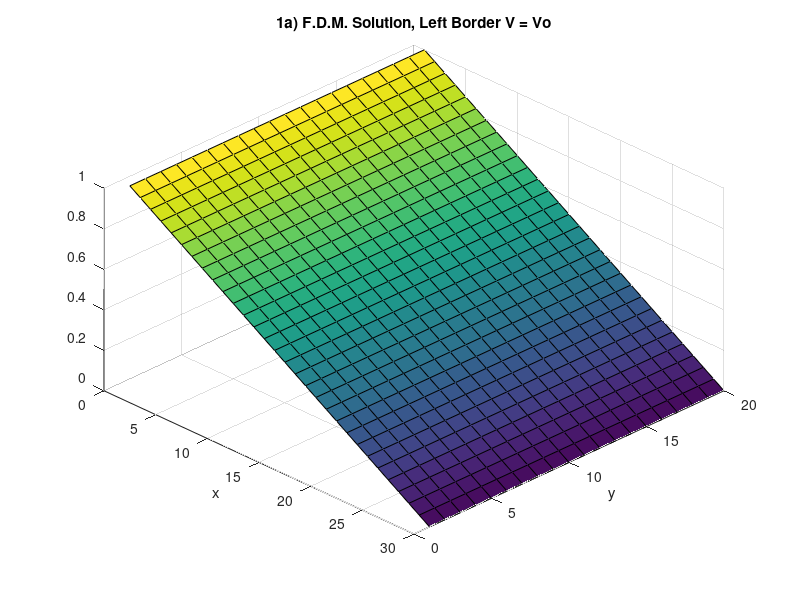
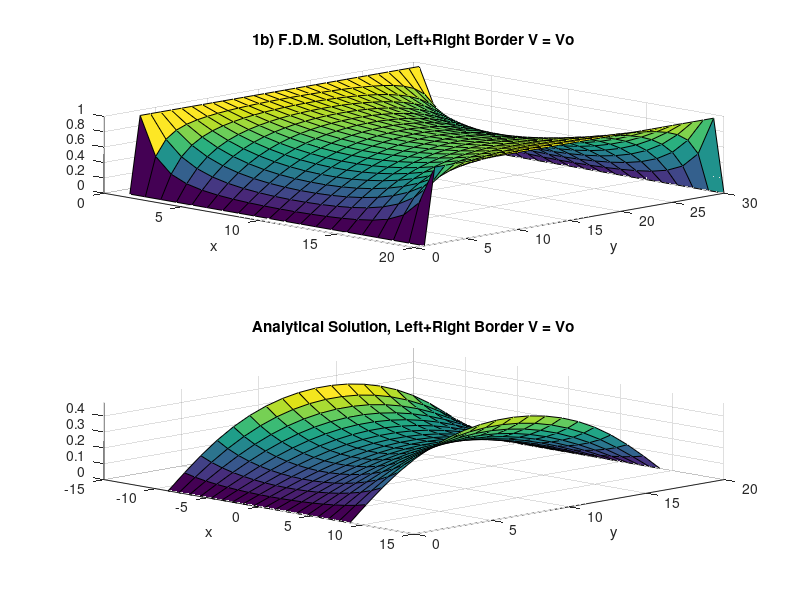

Source code (MATLAB) for these figures, in order:
%% Assignment 2 Finite Difference Method
% Part 2

clear all;
close all;
set(0,'DefaultFigureWindowStyle','docked');

%%
% set the size of the region being used

L = 3;
W = 2;

% Set Vo arbitrarily to 1
Vo = 1;

% Set the spacing for the mesh and the number of nodes total based on
% region size
dx = 0.1;
dy = 0.1;
nx = L/dx;
ny = W/dy;

%%
% Using the finite difference method, a matrix G is used where GV = F
% V represetnts the voltage at discretized points within thje selescted
% region.
% F represents a matrix that forces the boundary conditions.
% G represents the voltage at each point relative to the points surrounding
% it.
% 


% The G matrix is formed using the number of points calculated above
G = zeros(nx*ny,nx*ny);
Gb = zeros(nx*ny,nx*ny);

% Now we generate the F matrix
F = zeros(nx*ny,1);
Fb = zeros(nx*ny,1);

for i=1:nx
    for j=1:ny
        % set up the mapping variable for G to F
        n = j+(i-1)*ny;
        
        if i == 1
            G(n,:) = 0;
            G(n,n) = 1;
            F(n) = 1;
            
            Gb(n,:) = 0;
            Gb(n,n) = 1;
            Fb(n) = 0;
        elseif i == nx
            G(n,:) = 0;
            G(n,n) = 1;
            F(n) = 0;
            
            Gb(n,:) = 0;
            Gb(n,n) = 1;
            Fb(n) = 0;
        elseif j == 1
            G(n,:) = 0;
            G(n,n) = -3;
            G(n,n+1) = 1;
            G(n,n+ny) = 1;
            G(n,n-ny) = 1;
            
            Gb(n,:) = 0;
            Gb(n,n) = 1;
            Fb(n) = 1;
        elseif j == ny
            G(n,n) = -3;
            G(n,n-1) = 1;
            G(n,n+ny) = 1;
            G(n,n-ny) = 1;
            
            Gb(n,:) = 0;
            Gb(n,n) = 1;
            Fb(n) = 1;
        else
            G(n,n) = -4;
            G(n,n+1) = 1;
            G(n,n-1) = 1;
            G(n,n+ny) = 1;
            G(n,n-ny) = 1;
            
            Gb(n,n) = -4;
            Gb(n,n+1) = 1;
            Gb(n,n-1) = 1;
            Gb(n,n+ny) = 1;
            Gb(n,n-ny) = 1;
        end
    end
end


% Now that the matricies are set up, the solution can be found
V = G\F;
Vb = Gb\Fb;
S = zeros(nx,ny,1);
Sb = zeros(nx,ny,1);

for i = 1:nx
    for j = 1:ny
        n = j+(i-1)*ny;
        S(i,j) = V(n);
        Sb(i,j) = Vb(n);
    end
end

figure(1);
surf(S');
hold on;
xlabel('x');
ylabel('y');
title('1a) F.D.M. Solution, Left Border V = Vo');
set(gca,'View', [45 45]);

figure(2);
subplot(2,1,1);
surf(Sb);
xlabel('x');
ylabel('y');
title('1b) F.D.M. Solution, Left+Right Border V = Vo');
set(gca,'View', [45 45]);

% The analytical solution for part b must be done to compare to the numeric
a = ny;
b = nx/2;

x2 = linspace(-nx/2,nx/2,30);
y2 = linspace(0,ny,ny);

[i,j] = meshgrid(x2,y2);
Sb2 = zeros(ny,nx);

for n = 1:2:500
    Sb2 = (Sb2+(cosh(n*pi*i/a).*sin(n*pi*j/a))./(n*cosh(n*pi*b/a)));
    subplot(2,1,2);
    surf(x2,y2,(4/pi)*Sb2)
    axis tight
    title('Analytical Solution, Left+Right Border V = Vo');
    xlabel('x');
    ylabel('y');
    set(gca,'View', [45 45]);
    pause(0.01)
end


